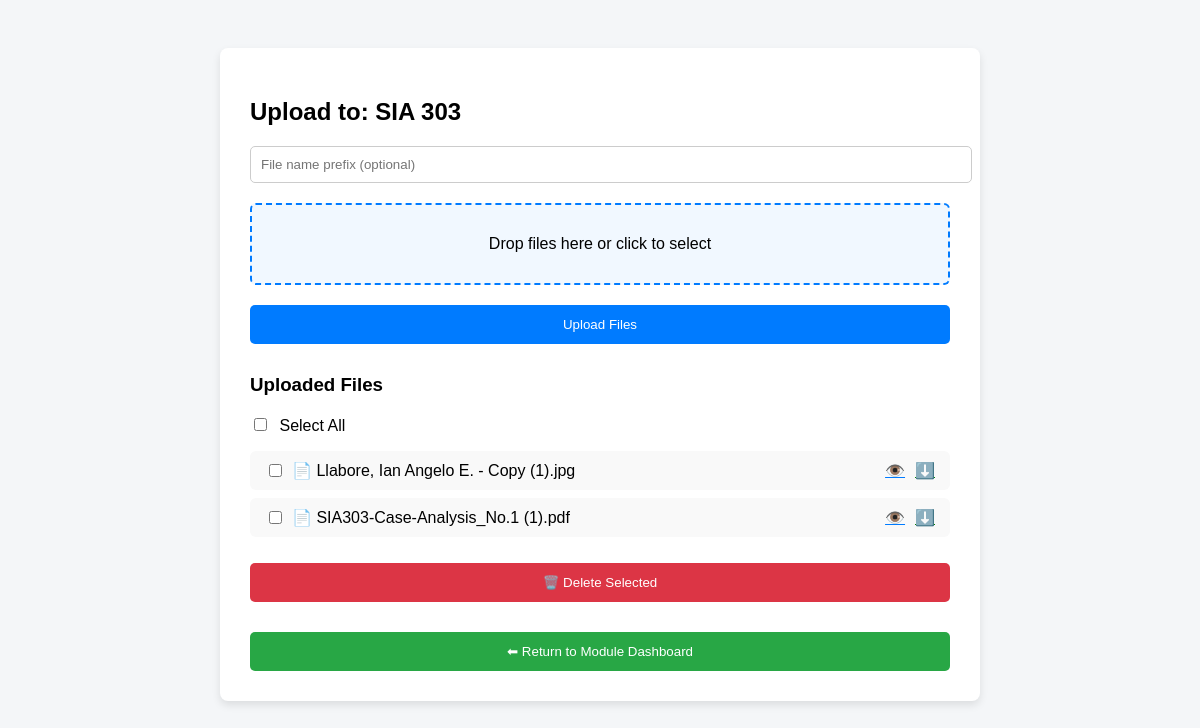
Page /teacher/module_upload.php?folder_id=19 (signed in) on the committed database.
### tables this page shows
CREATE TABLE `module_folders` (
  `id` int(11) NOT NULL,
  `folder_name` varchar(255) NOT NULL,
  `course` varchar(255) NOT NULL,
  `year` varchar(255) NOT NULL,
  `sections` text NOT NULL,
  `user_id` int(11) DEFAULT NULL,
  `folder_path` varchar(255) NOT NULL,
  `folder_code` varchar(20) DEFAULT NULL
);

CREATE TABLE `modules` (
  `module_id` int(11) NOT NULL,
  `module_name` varchar(255) NOT NULL,
  `module_folder` varchar(255) NOT NULL,
  `module_type` enum('pdf','pptx','docx','other') NOT NULL,
  `user_id` int(11) DEFAULT NULL,
  `file_path` varchar(255) NOT NULL,
  `folder_id` int(11) NOT NULL,
  `uploaded_at` timestamp NOT NULL DEFAULT current_timestamp()
);

### teacher/module_upload.php (the view, shortened to what this page needs)
<?php
require_once('../includes/db.php');
$folder_id = $_GET['folder_id'] ?? null;
$teacher_id = $_SESSION['user_id'];
$stmt = $conn->prepare("SELECT * FROM module_folders WHERE id = ? AND user_id = ?");
$stmt->bind_param("ii", $folder_id, $teacher_id);
$stmt->execute();
$result = $stmt->get_result();
$folder = $result->fetch_assoc();
$modules = [];
$stmt = $conn->prepare("SELECT module_id, module_name, module_type, file_path FROM modules WHERE folder_id = ?");
$stmt->bind_param("i", $folder_id);
$stmt->execute();
$result = $stmt->get_result();
while ($row = $result->fetch_assoc()) {
    $modules[] = $row;
}
?>
<!DOCTYPE html>
<html lang="en">
<head>
</head>
<body>
<div class="container">
    <h2>Upload to: <?= htmlspecialchars($folder['folder_name']) ?></h2>
    <form method="POST" enctype="multipart/form-data" id="upload-form">
        <input type="text" name="file_name" placeholder="File name prefix (optional)">
        <div class="drop-zone" id="drop-zone">
            <span>Drop files here or click to select</span>
        </div>
        <button type="submit">Upload Files</button>
    </form>
    <?php if (count($modules) > 0): ?>
        <h3 style="margin-top: 30px;">Uploaded Files</h3>
        <form method="POST" onsubmit="return confirm('Delete selected files?');">
            <label><input type="checkbox" id="select-all" style="margin-right: 8px;"> Select All</label>
            <ul>
                <?php foreach ($modules as $mod):
                    $icon = '📄';
                    if ($mod['module_type'] === 'pdf') $icon = '📄';
                    elseif ($mod['module_type'] === 'docx') $icon = '📘';
                    elseif ($mod['module_type'] === 'pptx') $icon = '📊';
                ?>
                <li>
                    <label style="display: flex; align-items: center; flex: 1;">
                        <input type="checkbox" name="selected_modules[]" value="<?= $mod['module_id'] ?>" class="file-checkbox" style="margin-right: 10px;">
                        <span><?= $icon ?> <?= htmlspecialchars($mod['module_name']) ?></span>
                    </label>
                    <div class="actions">
                        <a href="#" onclick="previewFile('<?= $mod['module_type'] ?>', '<?= '/learnit/' . $mod['file_path'] ?>')" style="color: #007bff;">👁️</a>
                        <a href="/learnit/<?= $mod['file_path'] ?>" download style="color: green;">⬇️</a>
                    </div>
                </li>
                <?php endforeach; ?>
            </ul>
            <button type="submit" name="delete_selected" style="background-color: #dc3545; margin-top: 10px;">🗑️ Delete Selected</button>
        </form>
    <?php else: ?>
        <p>No files uploaded yet.</p>
    <?php endif; ?>
    <div style="margin-top: 30px;">
        <button onclick="window.location.href='http://localhost/learnit/teacher/dashboard.php?section=module'"
                style="background-color: #28a745; color: white;">
            ⬅ Return to Module Dashboard
        </button>
    </div>
</div>
</body>
</html>

### teacher/module_upload.php (style rules this page uses)
body { font-family: Arial, sans-serif; background: #f4f6f8; display: flex; justify-content: center; padding: 40px; }
.container { background: white; padding: 30px; border-radius: 8px; width: 100%; max-width: 700px; box-shadow: 0 4px 8px rgba(0,0,0,0.1); }
h2 { margin-bottom: 20px; }
input[type="text"] { width: 100%; padding: 10px; margin-bottom: 20px; border: 1px solid #ccc; border-radius: 5px; }
.drop-zone { border: 2px dashed #007bff; border-radius: 6px; padding: 30px; text-align: center; background-color: #f1f8ff; cursor: pointer; transition: 0.3s; margin-bottom: 20px; }
button { background: #007bff; color: white; padding: 12px; width: 100%; border: none; border-radius: 5px; cursor: pointer; }
ul { list-style: none; padding: 0; }
li { background: #f9f9f9; padding: 10px 15px; border-radius: 6px; display: flex; justify-content: space-between; margin-bottom: 8px; align-items: center; }
li .actions { display: flex; gap: 10px; }

### rows in the picture
module_folders: folder_name "SIA 303"
modules: icon "📄", module_name "Llabore, Ian Angelo E. - Copy (1).jpg"
modules: module_type "📄", module_name "SIA303-Case-Analysis_No.1 (1).pdf"
